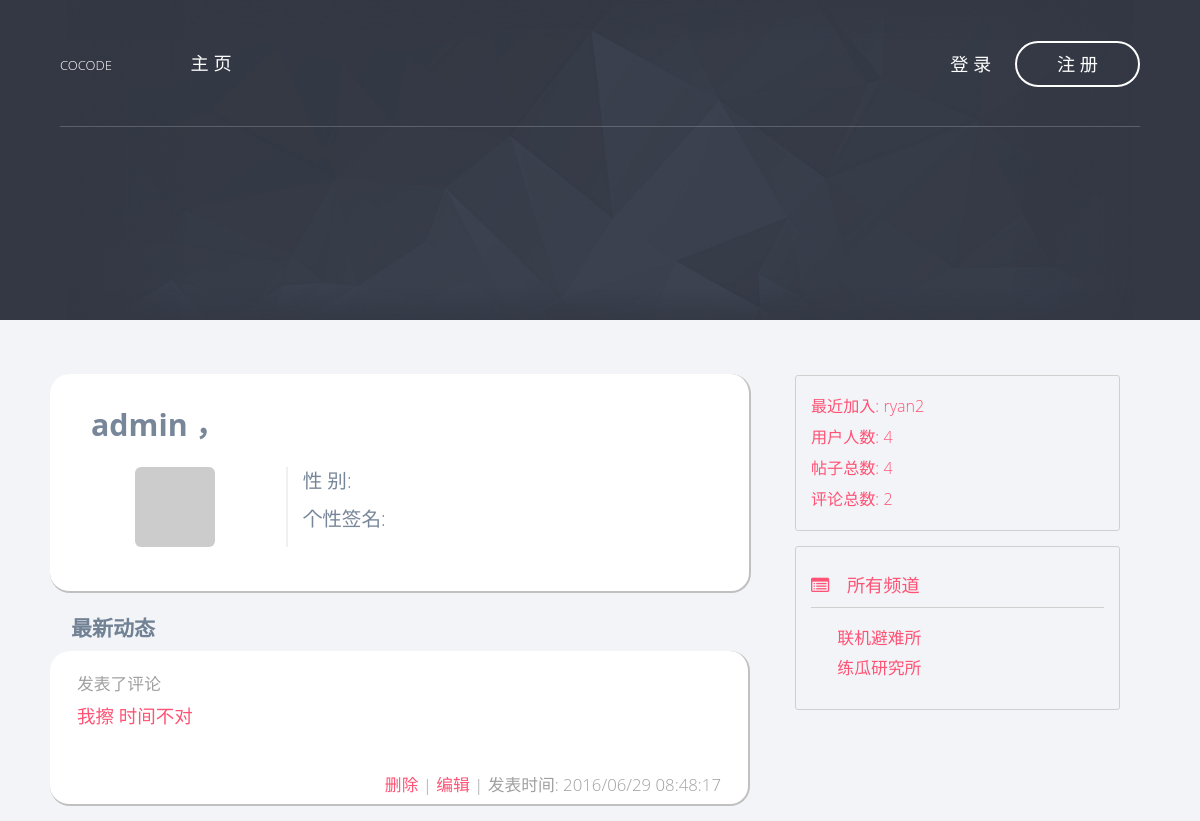
Page /profile/admin (upper part) on the earlier database version.
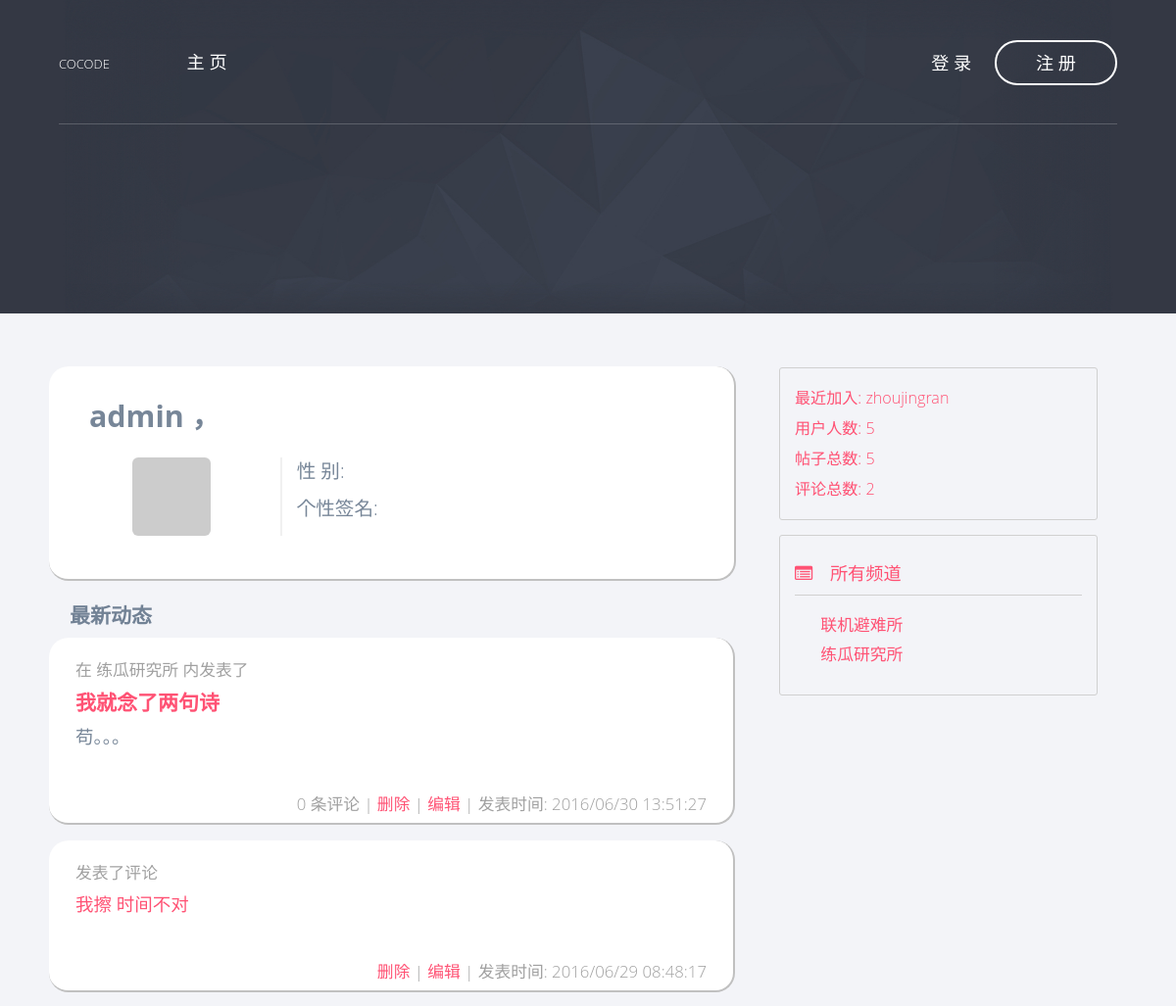
Same page on the later database version.
### app/models/comment.py (models this page shows, shortened)
class Comment(db.Model, Model):
    __tablename__ = 'comments'
    id = db.Column(db.Integer, primary_key=True)
    content = db.Column(db.String())
    created_time = db.Column(db.Integer, default=0)
    user_id = db.Column(db.Integer, db.ForeignKey('users.id'))
    post_id = db.Column(db.Integer, db.ForeignKey('posts.id'))
    def display_item(self):
        name = 'comment'
        if self.content.__len__() > 30:
            content = self.content[:30] + '...'
        else:
            content = self.content
        return (name, content)

### app/models/user.py (models this page shows, shortened)
class User(db.Model, Model):
    __tablename__ = 'users'
    id = db.Column(db.Integer, primary_key=True)
    username = db.Column(db.String(), unique=True)
    password_hash = db.Column(db.String())
    email = db.Column(db.String(), unique=True)
    avatar_hash = db.Column(db.String())
    created_time = db.Column(db.Integer, default=0)
    role_id = db.Column(db.Integer, db.ForeignKey('roles.id'))
    posts = db.relationship('Post', backref='author')
    comments = db.relationship('Comment', backref='author')
    @property
    def password(self):
        raise AttributeError('password is not readable')
    def gravatar(self, size=100, default='identicon', rating='g'):
        from flask import request
        gravatar_url = 'secure.gravatar.com/avatar'
        if request.is_secure:
            url = 'https://' + gravatar_url
        else:
            url = 'http://' + gravatar_url
        hash = self.avatar_hash or md5(self.email.encode('utf-8')).hexdigest()
        return '{url}/{hash}?s={size}&d={default}&r={rating}'.format(url=url,
                                                                     hash=hash,
                                                                     size=size,
                                                                     default=default,
                                                                     rating=rating)

### app/models/channel.py (models this page shows, shortened)
class Channel(db.Model, Model):
    __tablename__ = 'channels'
    id = db.Column(db.Integer, primary_key=True)
    name = db.Column(db.String(), default=ChannelPermission.NORMAL[0])
    permission = db.Column(db.Integer)
    created_time = db.Column(db.Integer, default=0)
    posts = db.relationship('Post', backref='channel')
    def is_admin(self):
        return self.permission == ChannelPermission.ADMIN[0]

### app/models/post.py (models this page shows, shortened)
class Post(db.Model, Model):
    __tablename__ = 'posts'
    id = db.Column(db.Integer, primary_key=True)
    title = db.Column(db.String())
    content = db.Column(db.String())
    created_time = db.Column(db.Integer, default=0)
    channel_id = db.Column(db.Integer, db.ForeignKey('channels.id'))
    user_id = db.Column(db.Integer, db.ForeignKey('users.id'))
    comments = db.relationship('Comment', backref='post')
    def display_item(self):
        name = 'post'
        title = self.title
        content_len = 58
        if self.content.__len__() > content_len:
            content = self.content[:content_len] + '...'
        else:
            content = self.content
        return (name, title, content)

### app/views.py (the view)
@app.route('/profile/<username>')
def profile(username):
    u = User.query.filter_by(username=username).first()
    if u is None:
        abort(404)
    posts = u.posts
    comments = u.comments
    activities = posts + comments
    activities.sort(key=lambda a: a.created_time, reverse=True)
    return render_template('profile.html',
                           user=u,
                           activities=activities)

### app/context_processers.py (called while the page is built)
@app.context_processor
def current_user_processor():
    return dict(current_user=current_user())

@app.context_processor
def channel_processor():
    channels = Channel.query.all()
    permissions = [
        ChannelPermission.NORMAL,
        ChannelPermission.ADMIN,
    ]
    dic = {
        'channels': channels,
        'permissions': permissions,
    }
    return dict(**dic)

@app.context_processor
def user_processor():
    user_count = User.query.count()
    new_user = User.query.order_by(User.created_time.desc()).first()
    return dict(new_user=new_user,
                user_count=user_count)

@app.context_processor
def post_processor():
    post_count = Post.query.count()
    return dict(post_count=post_count)

@app.context_processor
def comment_processor():
    comment_count = Comment.query.count()
    return dict(comment_count=comment_count)

### app/filters.py (called while the page is built)
@app.template_filter('format_time')
def format_time(timestamp):
    format = '%Y/%m/%d %H:%M:%S'
    t = time.localtime(timestamp)
    ft = time.strftime(format, t)
    return ft

### app/models/user.py (called while the page is built)
def current_user():
    id = session.get('user_key', None)
    user = None
    if id is not None:
        user = User.query.get(id)
    return user

### app/templates/profile.html (shortened to what this page needs)
{% extends 'base8-4.html' %}
{% block page_content %}
    <div class="col-md-10 profile-card">
        <div class="row">
            <div class="col-md-12 profile-header">
                {{ user.username }} ，
            </div>
            <div class="col-md-4 profile-left">
                <img class="img-rounded center-block" src="{{ user.gravatar(size=180) }}" />
             </div>
            <div class="col-md-8 profile-right">
                <p>性    别: </p>
                <p>个性签名: </p>
            </div>
            <div class="col-md-12 profile-footer"></div>
        </div>
    </div>
    <div class="col-md-12 activities-list">
        <div class="activities-list-header">最新动态</div>
        <div class="activities-list-body">
            {% if activities | length == 0 %}
                <div class="item-container">
                    <div class="item-full">
                        <div class="item-title">暂无动态</div>
                    </div>
                </div>
            {% else %}
                {% include "_activities.html" %}
            {% endif %}
        </div>
    </div>
{% endblock %}

### app/templates/_activities.html (shortened to what this page needs)
<div class="items-container">
    {% for a in activities %}
    <div class="col-md-12 item-container">
        <div class="item-full">
            {% set item = a.display_item() %}
            {% set item_name = item[0] %}
            {% if item_name == 'post' %}
                {% set title = item[1] %}
                {% set content = item[2] %}
                <div class="item-header">
                    {% set channel = a.channel %}
                    在 {{ channel.name }} 内发表了
                </div>
                <div class="item-title">
                    <a href="/post/{{ a.id }}">{{ title }}</a>
                </div>
                <div class="item-content">
                    {{ content }}
                </div>
                <div class="item-footer">
                    {{ a.comments | length }} 条评论 |
                    <a href="#">删除</a> |
                    <a href="#">编辑</a> |
                    发表时间: {{ a.created_time | format_time }}
                </div>
            {% elif item_name == 'comment' %}
                {% set content = item[1] %}
                <div class="item-header">
                    发表了评论
                </div>
                <div class="item-content">
                    <a href="/post/{{ a.post.id }}">{{ content }}</a>
                </div>
                <div class="item-footer">
                    <a href="#">删除</a> |
                    <a href="#">编辑</a> |
                    发表时间: {{ a.created_time | format_time }}
                </div>
            {% endif %}
        </div>
    </div>
    {% endfor %}
</div>

### app/templates/_bbs_info.html
<div class="col-md-10 forum-info">
    <div class="forum-info-item">最近加入: <a href="/profile/{{ new_user.username }}">{{ new_user.username }}</a></div>
    <div class="forum-info-item">用户人数: {{ user_count }}</div>
    <div class="forum-info-item">帖子总数: {{ post_count }} </div>
    <div class="forum-info-item">评论总数: {{ comment_count }} </div>
</div>

### app/templates/_channels.html (shortened to what this page needs)
<div class="col-md-10 channel-list">
    <div class="channel-list-caption">
        <i class="fa fa-list-alt"></i> 所有频道
    </div>
    <div class="channel-list-items">
        {% for c in channels %}
        {% if not c.is_admin() %}
            <div class="channel-list-item">
                <a href="/channel/{{ c.id }}">{{ c.name }}</a>
            </div>
        {% endif %}
        {% endfor %}
    </div>
</div>

Differences in the rows shown:
no longer on this page (row unchanged): User: username "ryan2"
added Post: {{ channel.name }} "练瓜研究所", title "我就念了两句诗", content "苟。。。", comments|length "0", created_time "2016/06/30 13:51:27"
added User: username "zhoujingran"
Other differences:
{{ user_count }}: "4" → "5"
{{ post_count }}: "4" → "5"
